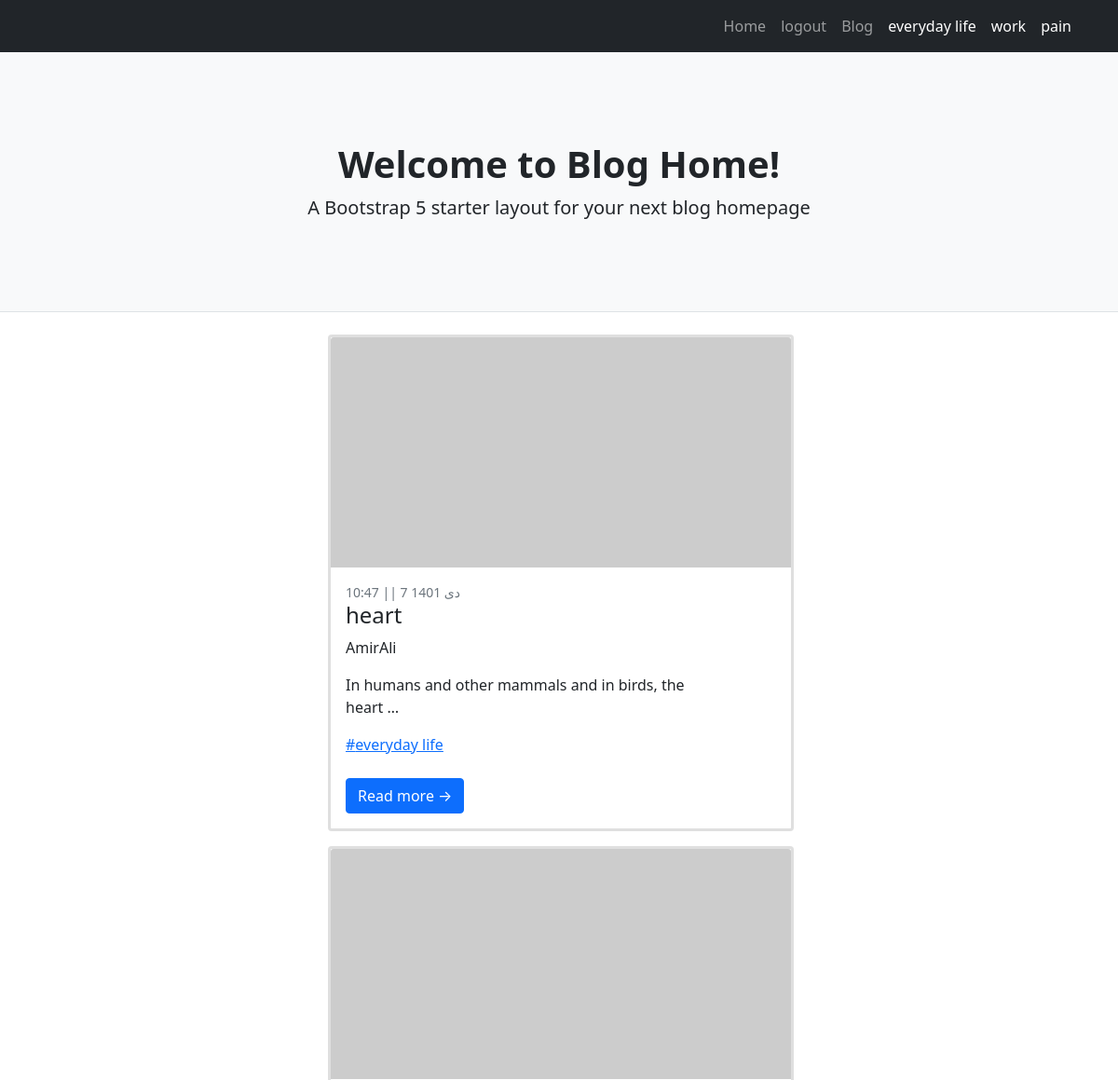
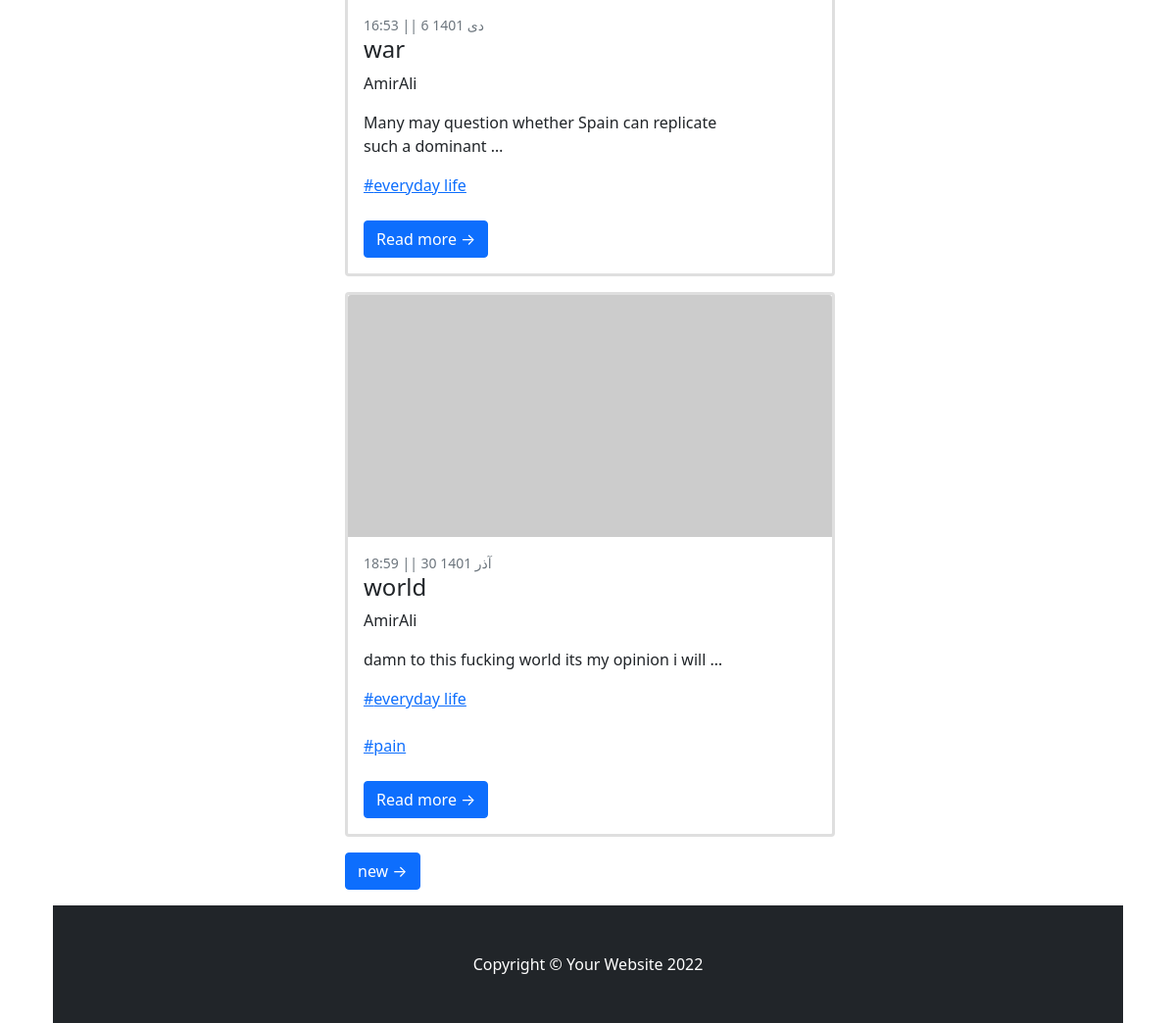
/category/everyday-life, run on an earlier commit of the app's database (2 pictures, top to bottom).
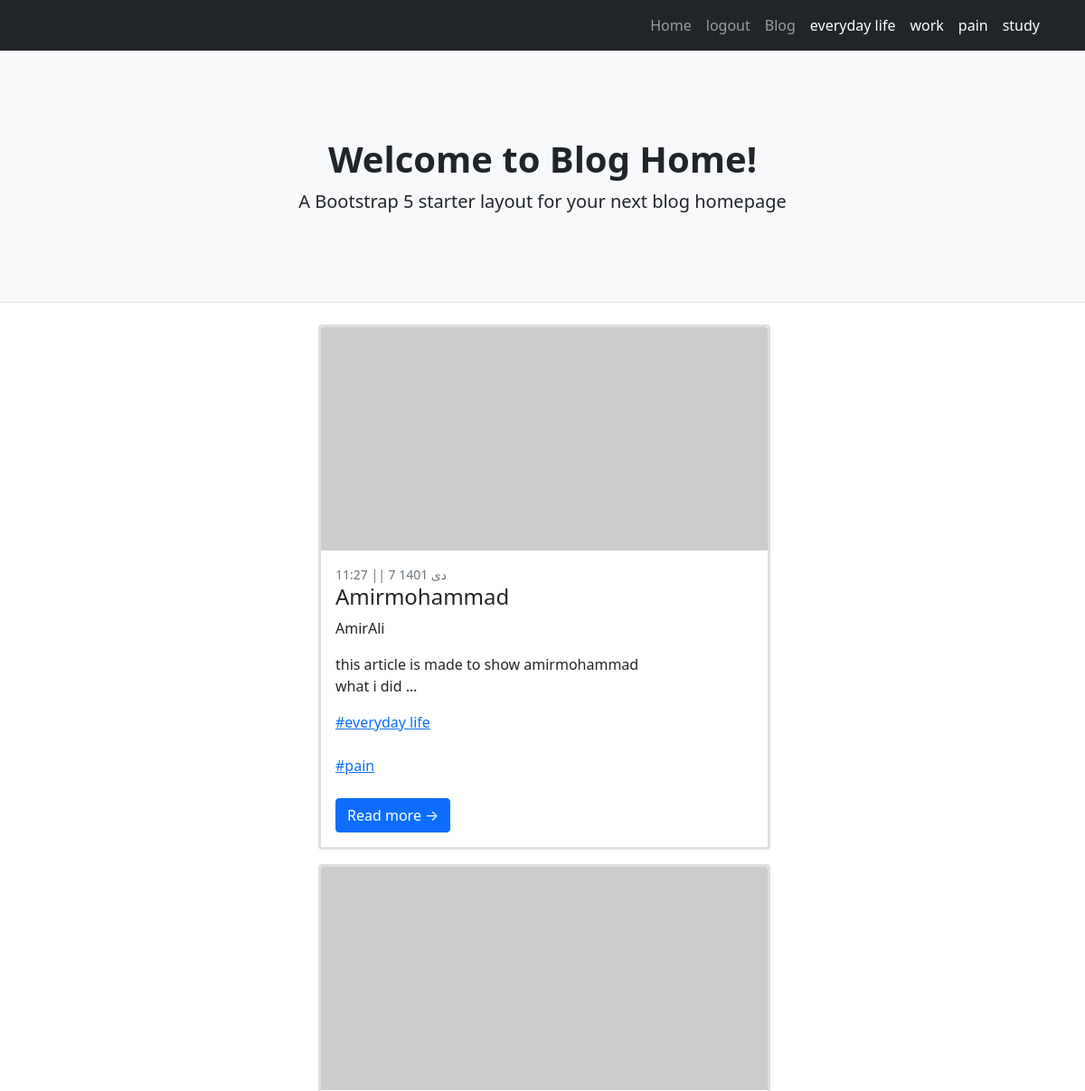
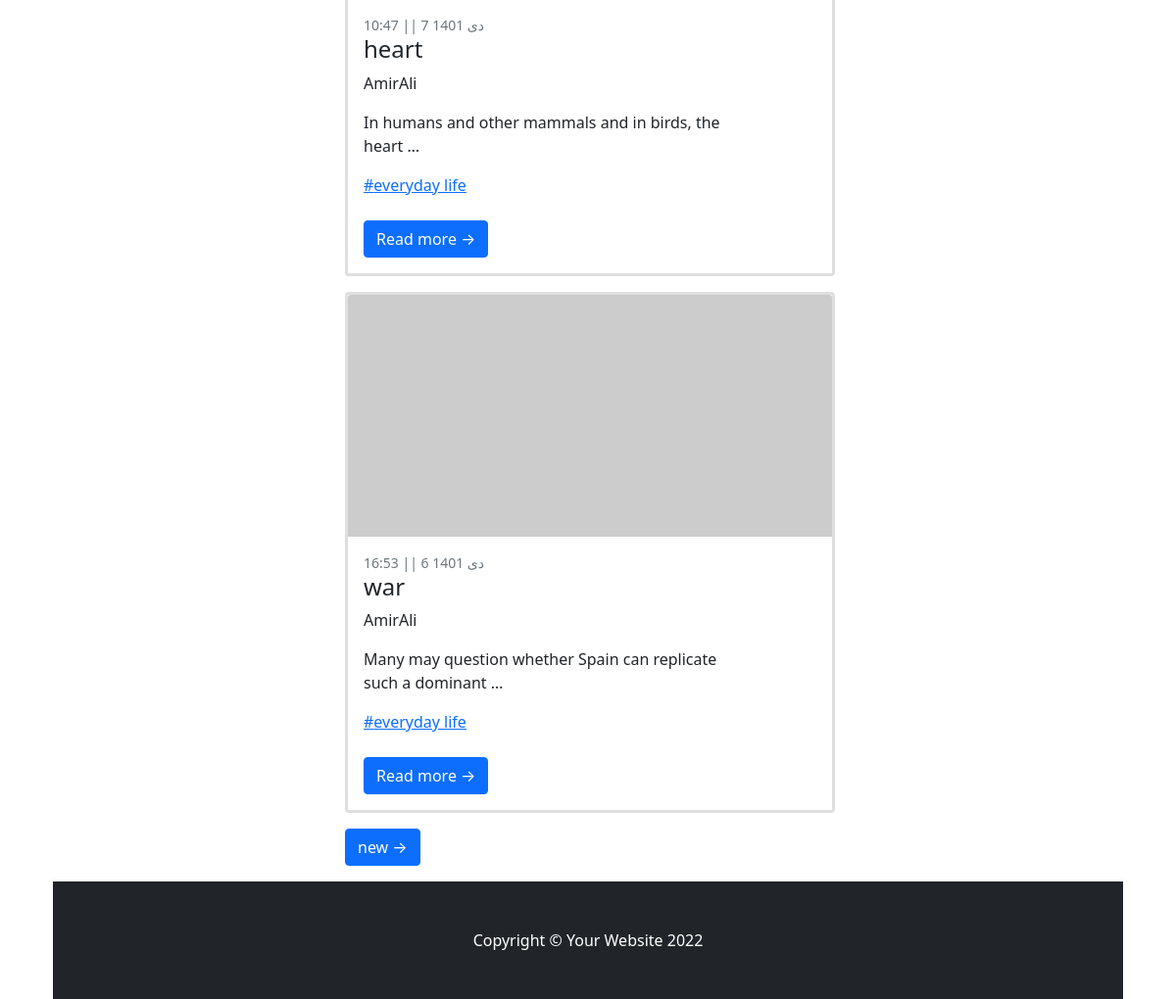
And on a later commit of the database (2 pictures, top to bottom).
### blog/models.py (models this page shows, shortened)
class Category(models.Model):
    parent = models.ForeignKey("self",default=None,null=True,blank=True,on_delete=models.SET_NULL,related_name='children')
    title = models.CharField(max_length=200)
    slug = models.SlugField(max_length=100,unique=True)
    status = models.BooleanField(default=True,verbose_name="show")
    position = models.IntegerField(verbose_name="order")
    class Meta:
        ordering = ['parent__id','position']
    objects = categorytManager()

class Article(models.Model):
    STATUS_CHOICES=(
        ('d','draft'),
        ("p",'publish')
    )
    creator = models.ForeignKey(User,on_delete=models.SET_NULL,null=True)
    title = models.CharField(max_length=200)
    slug = models.SlugField(max_length=100,unique=True)
    category = models.ManyToManyField(Category,related_name="post_of_category")
    descriptions = models.TextField()
    publish= models.DateTimeField(default=timezone.now)
    created = models.DateTimeField(auto_now_add=True)
    updated = models.DateTimeField(auto_now=True)
    status = models.CharField(max_length=1,choices=STATUS_CHOICES)
    class Meta:
        ordering = ["-publish"]
    def jalali_get_publish(self):
         return jalali_converter(self.publish)
    jalali_get_publish.short_description = "date published"
    objects = PostManager()

### blog/views.py (the view)
# urls.py: path('category/<slug:slug>',Category_list.as_view(),name="category"),
class Category_list(ListView):
    paginate_by = 3
    template_name = "blog/category.html"
    def get_queryset(self):
        global category
        slug = self.kwargs.get("slug")
        category = get_object_or_404(Category.objects.active(),slug=slug)
        return category.post_of_category.published()
    def get_context_data(self, **kwargs):
        context = super().get_context_data(**kwargs)
        context["category"] = category
        return context

### blog/models.py (called while the page is built)
    def published(self):
        return self.filter(status="p")

    def active(self):
        return self.filter(status=True)

### blog/templatetags/base_tag.py (called while the page is built)
@register.inclusion_tag("blog/partial/navbar_tag.html")
def category_navbar():
    return {"category":Category.objects.filter(status = True)}

### extensions/jalali.py (called while the page is built)
    def persian_tuple(self):
        return self.persian_year, self.persian_month, self.persian_day

### extensions/utils.py (called while the page is built)
def jalali_converter(date):
    date_to_str = "{},{},{}".format(date.year,date.month,date.day)
    date_to_tuple = jalali.Gregorian(date_to_str).persian_tuple()
    date_to_list = list(date_to_tuple)
    for index , month in enumerate(ir_month):
        if date_to_list[1] == index+1:
            date_to_list[1]= month
            break
    output = f" ||  {date_to_list[2]} {date_to_list[1]} {date_to_list[0]}"
    output2 = f"    {date.hour}:{date.minute} "
    retu = [output,output2]
    return retu[1] + retu[0]

### blog/templates/blog/category.html (shortened to what this page needs)
{%extends 'blog/base_list.html'%}
{%block url_next%}
    {% url "blog:category" category.slug  page_obj.next_page_number%}      {% comment %} این یو ار ال برای پیش انییشن کتگوری است{% endcomment %}
{%endblock%}

### blog/templates/blog/base_list.html (shortened to what this page needs)
{%extends "blog/base.html"%}
{%block main%}
        <div class="container">
            <div class="row">
                <div class="col-lg-8">
                  {%for post in object_list%}
                  <div class="card mb-3">
                      <a href="#!"><img class="card-img-top" src="https://dummyimage.com/700x350/dee2e6/6c757d.jpg" alt="..." /></a>
                      <div class="card-body">
                          <div class="small text-muted">{{post.jalali_get_publish}}</div>
                          <h2 class="card-title h4">{{post.title}}</h2>
                          <p class="card-text">{{post.creator.first_name}}</p>
                          <p class="card-text">{{post.descriptions | truncatewords:10}}</p>
                            {%for cat in post.category.active%}
                            <a href='{%url "blog:category" cat.slug%}'><p class="card-text">#{{cat.title}}</p></a> <br>
                            {%endfor%}
                          <a class="btn btn-primary" href="{%url 'blog:Details' post.slug%}">Read more →</a>
                      </div>
                  </div>
                  {%endfor%}
                {% if page_obj.has_next %}
                    <a class="btn btn-primary mb-3" href="{%block url_next%}{%endblock%}"> new &rarr;</a>
                {% endif %}
            </div>
        </div>
{%endblock%}

### blog/templates/blog/base.html (shortened to what this page needs)
<!DOCTYPE html>
{% load static %}
{% load base_tag %}
<html lang="en">
    <head>
        <link href="{%static 'css/base.css'%}" rel="stylesheet" />
    </head>
    <body>
        <nav class="navbar navbar-expand-lg navbar-dark bg-dark">
            <div class="container">
                {% category_navbar %}
            </div>
        </nav>
        <header class="py-5 bg-light border-bottom mb-4">
            <div class="container">
                <div class="text-center my-5">
                    <h1 class="fw-bolder">Welcome to Blog Home!</h1>
                    <p class="lead mb-0">A Bootstrap 5 starter layout for your next blog homepage</p>
                </div>
            </div>
        </header>
        {%block main %}
        {%endblock%}
        <div class="container">
        <footer class="py-5 bg-dark">
            <div class="container"><p class="m-0 text-center text-white">Copyright &copy; Your Website 2022</p></div>
        </footer>
    </body>
</html>

### blog/templates/blog/partial/navbar_tag.html (shortened to what this page needs)
<div class="collapse navbar-collapse" id="navbarSupportedContent">
    <ul class="navbar-nav ms-auto mb-2 mb-lg-0">
        <li class="nav-item"><a class="nav-link" href="{%url 'blog:home'%}">Home</a></li>
        <li class="nav-item"><a class="nav-link" href="{%url 'account:logout_user' %}">logout</a></li>
        <li class="nav-item"><a class="nav-link" aria-current="page" href="{%url "blog:home"%}">Blog</a></li>
        {%for cat in category%}
            {%if cat.parent == None%}
                <li class="nav-item">
                    <a class="nav-link active" aria-current="page" href="{%url "blog:category" cat.slug %}">{{cat.title}}</a>
                </li>
            {%endif%}
        {%endfor%}
    </ul>
</div>

What changed in the data, as far as the page shows it:
no longer on this page (row unchanged): Article: jalali_get_publish "18:59 || 30 آذر 1401", title "world", creator.first_name "AmirAli", descriptions "damn to this fucking world its my opinion i will …", Category (title "everyday life"), Category (title "pain")
added Category: title "study"
added Article: jalali_get_publish "11:27 || 7 دی 1401", title "Amirmohammad", creator.first_name "AmirAli", descriptions "this article is made to show amirmohammad what i did …", Category (title "everyday life"), Category (title "pain")
